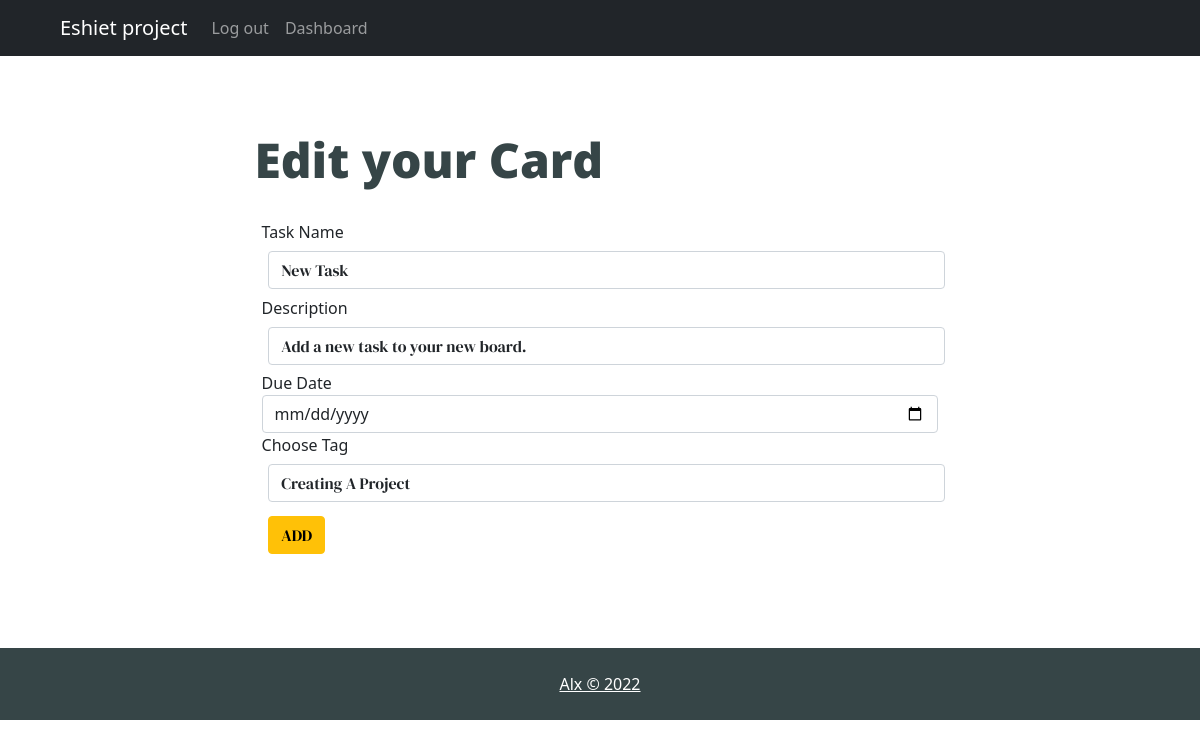
The app's page /edit-task/1 (signed in), older data.
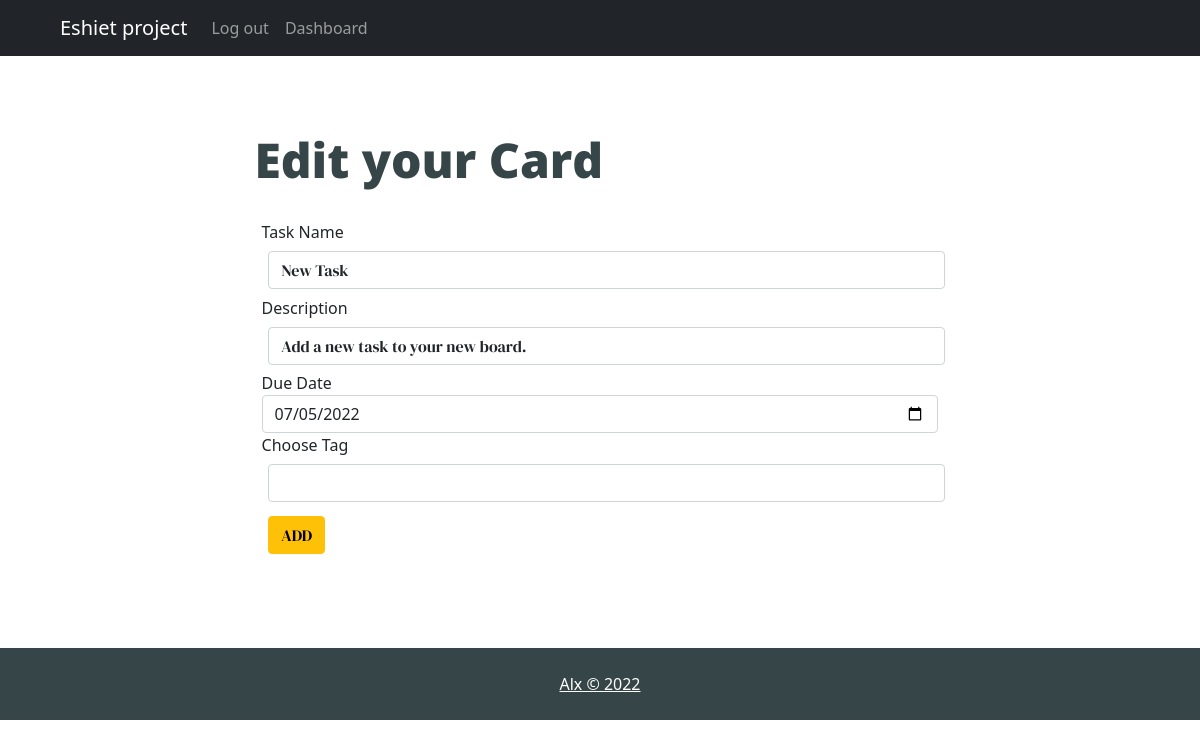
The same page, newer data.
### main.py (models this page shows)
class Task(db.Model):
    __tablename__ = "tasks"
    id = db.Column(db.Integer, primary_key=True)
    title = db.Column(db.String, nullable=False)
    description = db.Column(db.String)
    due_date = db.Column(db.Date)
    progress = db.Column(db.Boolean, nullable=False)
    date_created = db.Column(db.Date, nullable=False)
    creator_id = db.Column(db.Integer, db.ForeignKey("users.id"))
    tag_id = db.Column(db.Integer, db.ForeignKey("tags.id"))

### main.py (the view, shortened to what this page needs)
@app.route("/edit-task/<int:task_id>", methods=["POST", "GET"])
@login_required
def edit_task(task_id):
    the_task = Task.query.get(task_id)
    edit_form = NewTaskForm(
        title=the_task.title,
        description=the_task.description,
        due_date=the_task.due_date,
        tag=Tag.query.filter_by(id=the_task.tag_id).first()
    )
    edit_form.tag.choices = [x for x in current_user.subscriptions]
    return render_template("add_task.html", form=edit_form, current_user=current_user, is_edit=True)

### main.py
class NewTaskForm(FlaskForm):
    style = {'class': 'ourClasses', 'style': 'margin: 1%; font-family: "DM Serif Display", serif; font-weight: 400;'}
    title = StringField("Task Name", validators=[DataRequired()], render_kw=style)
    description = StringField("Description", render_kw=style)
    due_date = DateField("Due Date", format='%Y-%m-%d', render_kw={'placeholder': '2021/04/18 for April 18, 2021'})
    tag = SelectField("Choose Tag", validators=[DataRequired()], render_kw=style)
    submit = SubmitField("ADD", render_kw=style)

### main.py (called while the page is built)
@login_manager.user_loader
def load_user(user_id):
    return User.query.get(user_id)

    def __repr__(self):
        return f'{self.tag_name}'

### templates/add_task.html (shortened to what this page needs)
{% include 'header.html' %}
{% import "bootstrap/wtf.html" as wtf %}
<div class="form-container">
    {% if not is_edit: %}
    <h1 class="big-header">Add New Card</h1>
    {% else %}
    <h1 class="big-header">Edit your Card</h1>
    {% endif %}
    <div class="wtform-div">
        {{ wtf.quick_form(form, novalidate=True, button_map={'submit': 'warning'}) }}
    </div>
</div>
</section>
{% include 'footer.html' %}

### templates/header.html (shortened to what this page needs)
<!DOCTYPE html>
<html lang="en" dir="ltr">
<head>
  <link rel="stylesheet" href="{{ url_for('static', filename='styles.css') }}">
  <link href="https://cdn.jsdelivr.net/npm/bootstrap@5.0.0-beta2/dist/css/bootstrap.min.css" rel="stylesheet">
</head>
<body>
  <section class="homepage" id="title">
    <nav class="navbar navbar-expand-lg navbar-dark bg-dark">
      <a class="navbar-brand big-nav-link" href="{{ url_for('home') }}">Eshiet project</a>
      <div class="collapse navbar-collapse" id="navbarNav">
        <ul class="navbar-nav">
          {% if not current_user.is_authenticated %}
          <li class="nav-item">
            <a class="nav-link" href="{{ url_for('register') }}">Register</a>
          </li>
          <li class="nav-item">
            <a class="nav-link" href="{{ url_for('login') }}">Log in</a>
          </li>
          {% else %}
          <li class="nav-item">
            <a class="nav-link" href="{{ url_for('logout') }}">Log out</a>
          </li>
          <li class="nav-item">
            <a class="nav-link" href="{{ url_for('show_dashboard', username=current_user.username) }}">Dashboard</a>
          </li>
          {% endif %}
        </ul>
      </div>
    </nav>

### templates/footer.html
    <footer>
      <div class="footer-container">
        <a href = "https://www.alxafrica.com/" style="color: white;">Alx © 2022</a>
      </div>
    </footer>
</body>

### static/styles.css (style rules this page uses)
.navbar-dark { padding-left: 5%; }
.big-header { font-size: 3rem; color: #364547; font-family: 'Open Sans', sans-serif; font-weight: 800; margin: 2%; line-height: 1; }
.form-container { padding: 5.5% 20%; min-height: 465px; }
.wtform-div { padding: 3%; }
.footer-container { text-align: center; background-color: #364547; padding: 2% 0; }

Row changes from the older to the newer data that the page shows:
changed Task "New Task": due_date (not shown) → "07/05/2022"; tag "Creating A Project" → (not shown)
